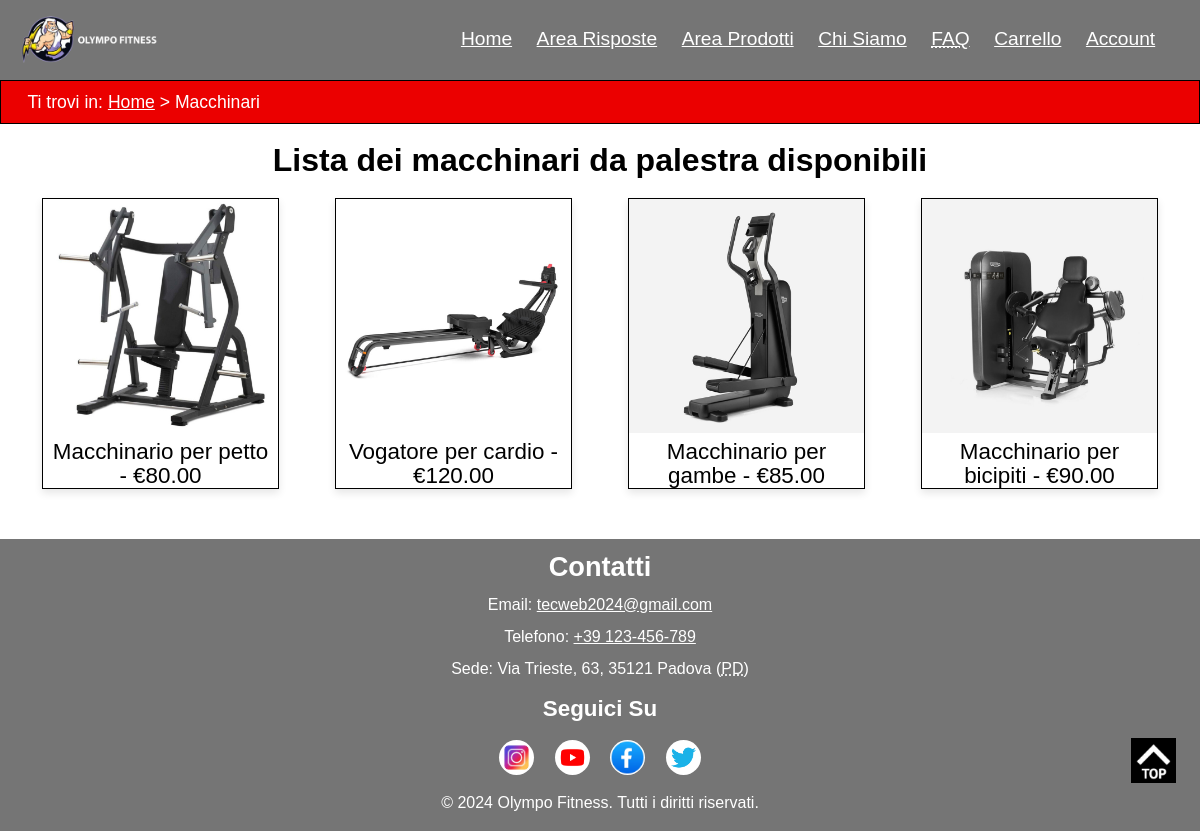
The page /areaAdmin/macchinari.php (signed in) on the database its author committed.
### tables this page shows
CREATE TABLE `prodotto` (
  `ID` int(10) UNSIGNED NOT NULL,
  `nome` varchar(200) NOT NULL,
  `immagine1` varchar(100) DEFAULT NULL,
  `immagine2` varchar(100) DEFAULT NULL,
  `immagine3` varchar(100) DEFAULT NULL,
  `immagine4` varchar(100) DEFAULT NULL,
  `categoria` int(5) UNSIGNED NOT NULL,
  `keywords` varchar(200) DEFAULT NULL,
  `prezzo` decimal(5,2) UNSIGNED NOT NULL,
  `peso` varchar(100) NOT NULL,
  `dimensione` varchar(200) NOT NULL,
  `colore` varchar(100) DEFAULT NULL,
  `volume` varchar(100) DEFAULT NULL,
  `materialeUtilizzato` varchar(100) DEFAULT NULL,
  `quantita` int(255) UNSIGNED NOT NULL,
  `descrizione` text NOT NULL,
  `marca` int(20) UNSIGNED NOT NULL,
  `alt` varchar(75) NOT NULL
);

### connection.php (called while the page is built, shortened)
<?php
class DBAccess
{
    private $connection;
    public function openDBConnection()
    {
        $this->connection = mysqli_connect(
            getenv('DB_HOST'),
            getenv('DB_USER'),
            getenv('DB_PASSWORD'),
            getenv('DB_NAME')
        );
        if (mysqli_connect_errno()) {
            echo "Errore di connessione al database: " . mysqli_connect_error();
            return false;
        } else {
            return true;
        }
    }
    public function getPeopleId($id) {
        $tuples = array();
        $query ="SELECT id,amministratore FROM utente WHERE id='$id'";
        $result = mysqli_query($this->connection, $query) or die("Errore nell'accesso al database" .mysqli_error($this->connection));
        if ($result && $result->num_rows > 0) {
            while ($row = $result->fetch_assoc()) {
                $tuples[] = $row;
            }
        } else {
            $tuples= array();
        }
        return $tuples;
    }
    function isLoggedInAdmin(){
        if(isset($_SESSION['user'])){
            $connection = new DBAccess();
            if($connection->openDBConnection()){
                $id = $_SESSION['user'];
                $users = $connection->getPeopleId($id);
                if(count($users)>0){
                    $user = $users[0];
                    return $user['amministratore']==1;
                }else{
                    return false;
                }
            }else{
                return false;
            }
        }else{
            return false;
        }
    }
    public function getMacchinariFromDatabase() {
    $macchinari = array();
    $query = "SELECT ID,nome,immagine1,prezzo,alt FROM prodotto WHERE categoria=4";
    $result = mysqli_query($this->connection, $query) or die("Errore nell'accesso al database" .mysqli_error($this->connection));
    if ($result && $result->num_rows > 0) {
        while ($row = $result->fetch_assoc()) {
            $macchinari[] = $row;
        }
    } else {
        $macchinari = array();
    }
    return $macchinari;
    }
}
?>

### areaAdmin/macchinari.php (the view, shortened to what this page needs)
<?php
require_once "../connection.php";
$paginaHTML = file_get_contents("templates/macchinariTemplate.html");
$stringaMacchine = "";
$connection = new DBAccess();
if($connection->isLoggedInAdmin()){
    $stringaMacchine = '<ul id="products_Container">';
    if ($connection->openDBConnection()) {
        $listaMacchine = $connection->getMacchinariFromDatabase();
        if ($listaMacchine != null) {
            foreach ($listaMacchine as $macchine) {
                $stringaMacchine .= '<li><a href="prodotto.php?id=' . $macchine["ID"] . '"><img src="../' . $macchine["immagine1"] . '" alt="' . $macchine["alt"] . '"><p>' . $macchine["nome"] . ' - €' . $macchine["prezzo"] . '</p></a></li>';
            }
        }   else {
            $stringaMacchine .= "<li>Non sono presenti accessori</li>";
        }
    } else {
        $stringaMacchine .= "<li>I sistemi sono momentaneamente fuori servizio, ci scusiamo per il disagio</li>";
    }
        $stringaMacchine .= '</ul>';
}else{
    header("Location: ../index.php");
    die();
}
$paginaHTML = str_replace("{macchinari}", $stringaMacchine, $paginaHTML);
echo $paginaHTML;
?>

### style.css (style rules this page uses)
* { margin: 0em; padding: 0em; }
:root { --headerBgColor: #757575; --headerTextColor: #FFFFFF; --bgColor: #FFFFFF; --textColor: #000000; --breadcrumbBgColor: #EB0000; --breadcrumbTextColor: #FFFFFF; --footerBgColor: #757575; --footerTextColor: #FFFFFF; --visitedLinkColor: #000000; --linkColor: #FFFFFF; --textCategories: #FFFFFF; --textProducts: #000000; --colorButtonHover: #000000; --font-body-family: "Roboto Condensed", sans-serif; }
html { font-size: 100%; font-family: var(--font-body-family); line-height: 1.5em; margin: auto; scroll-behavior: smooth; }
body { font-family: Arial, sans-serif; line-height: 1.5em; background-color: var(--bgColor); color: var(--textColor); display: flex; flex-direction: column; min-height: 100vh; }
header { background-color: var(--headerBgColor); padding: 0.5em 1em 0.5em 1em; }
h1.logo { background-image: url('images/zeusbiancogrigio.jpg'); background-repeat: no-repeat; background-size: contain; }
.logo { color:var(--headerTextColor); font-size: 2em; line-height: 2em; float:left; text-indent:100%; white-space:nowrap; overflow:hidden; }
nav a:link { color: var(--linkColor); }
#menu a:link { color: var(--linkColor); }
#menu { float: right; color: var(--headerTextColor); }
#menu ul { max-width: 1024px; padding: 1em; margin: auto; list-style-type:none; text-align: center; font-size: 120%; }
#menu ul li { display: inline; margin: 0 0.5em; }
#breadcrumb { background-color: var(--breadcrumbBgColor); color: var(--breadcrumbTextColor); border: 1px solid black; font-size: 110%; padding: 0.5em 0em 0.5em 1.5em; }
#breadcrumb p { max-width: 1024px; }
#contacts h3 { font-size: 170%; margin-bottom: 0.5em; }
#contacts ul { list-style: none; padding-bottom: 0.5em; }
#contacts li { margin-bottom: 0.5em; }
#contacts a:link { color: var(--linkColor); }
#social h4 { font-size: 140%; margin-bottom: 0.5em; }
#social a { margin: 0.5em 0.5em 1em 0.5em; padding: 0.7em; height: 0.8em; width: 0.8em; border-radius: 50%; display: inline-block; text-indent: -999em; }
#instaImage { background-image: url('images/iconInsta.jpg'); background-repeat: no-repeat; background-position: center; background-size: cover; }
#youtubeImage { background-image: url('images/iconYT.png'); background-repeat: no-repeat; background-position: center; background-size: cover; }
#facebookImage { background-image: url('images/iconFB.jpg'); background-repeat: no-repeat; background-position: center; background-size: cover; }
#twitterImage { background-image: url('images/iconTwitter.png'); background-repeat: no-repeat; background-position: center; background-size: cover; }
#buttonToTop { position: fixed; right: 1em; bottom: 1.5em; }
a#buttonToTop { background-image: url(images/back_to_topIcon.jpg); background-position: center; background-size: contain; margin: 0 0.5em 1.5em 0.5em; padding: 0.9em; height: 1em; width: 1em; background-color: #000000; display: inline-block; text-indent: -999em; }
footer { margin-top: auto; background-color: var(--footerBgColor); color: var(--footerTextColor); padding: 1em; text-align: center; }
#products_List { padding: 0.5em 1.5em 2.5em 1.5em; }
#products_List h2 { font-size: 200%; text-align: center; margin-top: 0.5em; margin-bottom: 0.5em; }
#products_Container { display: flex; flex-wrap: wrap; justify-content: space-around; padding: 0; margin: 0 -10px; }
#products_Container li { border: 1px solid black; margin: 10px; padding: 0px; flex: 0 0 20%; height: 100%; box-shadow: 0px 4px 8px rgba(0, 0, 0, 0.1); transition: transform 0.3s, box-shadow 0.3s; list-style-type:none; }
#products_Container img { align-content: center; object-fit:cover; width: 100%; }
#products_Container a { font-size: 140%; text-decoration: none; text-align: center; color: var(--textProducts); }
#products_Container p { margin: 0px 2% 0px 2%; }

### tablet.css (style rules this page uses)
header { padding: 1em; }
.logo { line-height: 2em; }
#menu { bottom: auto; top: 0; }
#menu ul { font-size: 1.1em; }
#contacts h3 { font-size: 1.5em; }
#social h4 { font-size: 1.3em; }
#social a { margin: 0.5em; }
#buttonToTop { bottom: 2em; }
footer { padding: 1em; }
#products_List { padding: 1em 1em 2em 1em; }
#products_List h2 { font-size: 2em; }
#products_Container li { flex: 0 0 40%; font-size: 1.1em; }

### rows shown on the page
prodotto: immagine1 (picture), nome "Macchinario per petto", prezzo "80.00"
prodotto: immagine1 (picture), nome "Vogatore per cardio", prezzo "120.00"
prodotto: immagine1 (picture), nome "Macchinario per gambe", prezzo "85.00"
prodotto: immagine1 (picture), nome "Macchinario per bicipiti", prezzo "90.00"
